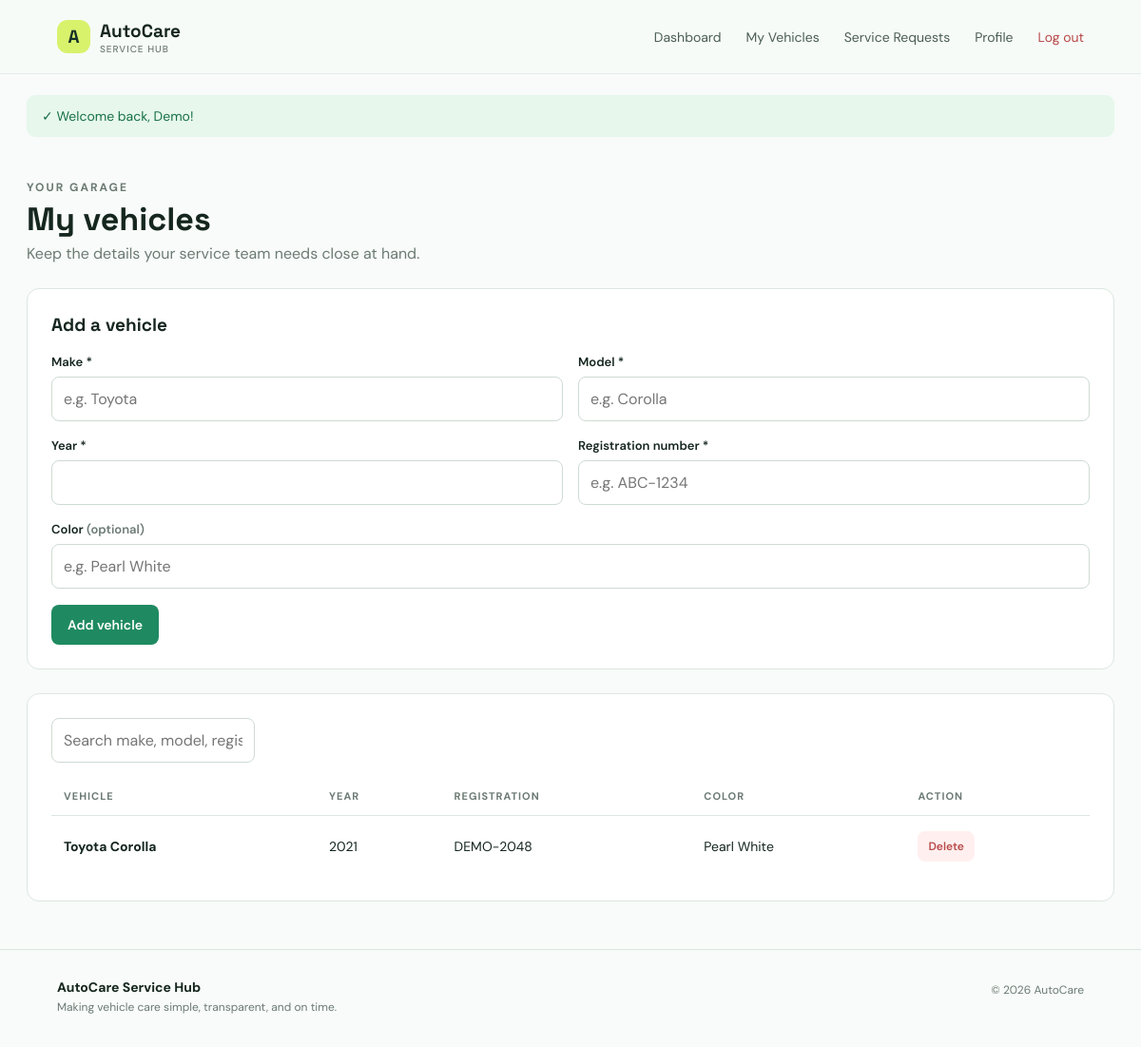
/vehicles.php (signed in), run on the app's committed database.
### tables this page shows
CREATE TABLE vehicles (
  id INT AUTO_INCREMENT PRIMARY KEY,
  user_id INT NOT NULL,
  make VARCHAR(60) NOT NULL,
  model VARCHAR(60) NOT NULL,
  year SMALLINT NOT NULL,
  registration_no VARCHAR(30) NOT NULL UNIQUE,
  color VARCHAR(30) DEFAULT NULL,
  created_at TIMESTAMP DEFAULT CURRENT_TIMESTAMP,
  FOREIGN KEY (user_id) REFERENCES users(id) ON DELETE CASCADE
);

### functions.php (called while the page is built, shortened)
<?php
function e($value)
{
    return htmlspecialchars((string)$value, ENT_QUOTES, 'UTF-8');
}

### vehicles.php (the view, shortened to what this page needs)
<?php require_once 'functions.php';
$uid = current_user()['id'];
$q = trim($_GET['q'] ?? '');
$sql = 'SELECT * FROM vehicles WHERE user_id=?';
$params = [$uid];
$sql .= ' ORDER BY created_at DESC';
$s = $pdo->prepare($sql);
$s->execute($params);
$vehicles = $s->fetchAll();
include 'partials/header.php'; ?><div class="page-head">
    <div>
        <p class="eyebrow">Your garage</p>
        <h1>My vehicles</h1>
        <p>Keep the details your service team needs close at hand.</p>
    </div>
</div>
<div class="panel">
    <h2>Add a vehicle</h2>
    <form method="post"><input type="hidden" name="csrf" value="<?= csrf_token() ?>">
        <div class="field-row">
            <div class="field"><label>Make *</label><input name="make" required placeholder="e.g. Toyota"></div>
            <div class="field"><label>Model *</label><input name="model" required placeholder="e.g. Corolla"></div>
        </div>
        <div class="field-row">
            <div class="field"><label>Year *</label><input type="number" name="year" required min="1950" max="<?= date('Y') + 1 ?>"></div>
            <div class="field"><label>Registration number *</label><input name="registration_no" required placeholder="e.g. ABC-1234"></div>
        </div>
        <div class="field"><label>Color <span class="muted">(optional)</span></label><input name="color" placeholder="e.g. Pearl White"></div><button class="btn primary">Add vehicle</button>
    </form>
</div>
<div class="panel">
    <div class="search-bar">
        <form><input name="q" placeholder="Search make, model, registration..." value="<?= e($q) ?>"></form>
    </div>
    <div class="table-wrap">
        <table class="data-table">
            <thead>
                <tr>
                    <th>Vehicle</th>
                    <th>Year</th>
                    <th>Registration</th>
                    <th>Color</th>
                    <th>Action</th>
                </tr>
            </thead>
            <tbody><?php foreach ($vehicles as $v): ?><tr>
                        <td><b><?= e($v['make'] . ' ' . $v['model']) ?></b></td>
                        <td><?= e($v['year']) ?></td>
                        <td><?= e($v['registration_no']) ?></td>
                        <td><?= e($v['color'] ?: '—') ?></td>
                        <td>
                            <form method="post" onsubmit="return confirm('Remove this vehicle?')"><button class="btn danger small">Delete</button></form>
                        </td>
                    </tr><?php endforeach;
                        if (!$vehicles): ?><tr>
                        <td colspan="5" class="empty">No vehicles found.</td>
                    </tr><?php endif; ?></tbody>
        </table>
    </div>
</div><?php include 'partials/footer.php'; ?>

### assets/style.css (style rules this page uses)
:root { --ink: #15261f; --muted: #6c7a74; --line: #dde7e1; --paper: #f8fbf9; --white: #fff; --green: #1f8a61; --lime: #d9f26c; --dark: #163128; --red: #b84949; --amber: #a66e18 }
* { box-sizing: border-box }
body { margin: 0; background: var(--paper); color: var(--ink); font-family: 'DM Sans', sans-serif }
h1, h2, h3 { font-family: 'Space Grotesk', sans-serif; margin-top: 0 }
.nav-cta, .btn { background: var(--dark); color: #fff; padding: 11px 18px; border-radius: 8px; font-weight: 600 }
.eyebrow { font-size: 12px; text-transform: uppercase; letter-spacing: 2px; color: var(--green); font-weight: 700 }
.primary { background: var(--green); padding: 14px 20px }
.page-head { display: flex; justify-content: space-between; align-items: end; margin: 45px 0 26px }
.page-head h1 { font-size: 34px; margin: 4px 0 }
.page-head p { color: var(--muted); margin: 0 }
.btn { display: inline-block; border: 0; cursor: pointer; font: 600 14px 'DM Sans'; padding: 12px 17px }
.btn.danger { background: #fff0ef; color: var(--red) }
.btn.small { padding: 8px 11px; font-size: 12px }
.panel { background: #fff; border: 1px solid var(--line); border-radius: 13px; padding: 25px; margin: 25px 0 }
.panel h2 { font-size: 19px; margin-bottom: 18px }
.table-wrap { overflow: auto }
.data-table { width: 100%; border-collapse: collapse; font-size: 14px }
.data-table th { text-align: left; color: var(--muted); font-size: 11px; text-transform: uppercase; letter-spacing: 1px; padding: 13px; border-bottom: 1px solid var(--line) }
.data-table td { padding: 16px 13px; border-bottom: 1px solid #edf2ef }
.data-table tr:last-child td { border-bottom: 0 }
.field-row { display: grid; grid-template-columns: 1fr 1fr; gap: 16px }
.field { margin-bottom: 17px }
.field label { display: block; font-size: 13px; font-weight: 600; margin-bottom: 7px }
.field input, .field select, .field textarea, .search-bar input { width: 100%; border: 1px solid #cedbd3; border-radius: 8px; padding: 12px; font: inherit; background: #fff; color: var(--ink) }
.search-bar { display: flex; gap: 10px; margin-bottom: 15px }
.search-bar input { max-width: 320px }
.muted { color: var(--muted) }

### data on the page
vehicles: make+model "Toyota Corolla", year "2021", registration_no "DEMO-2048", color "Pearl White"

### other printed values
$success "Welcome back, Demo!"
